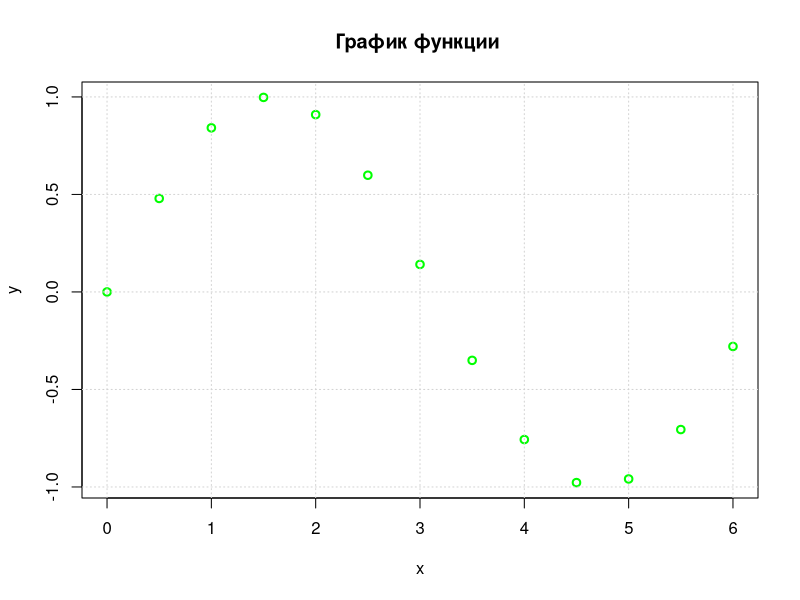

Write R code to recreate this figure.
# plotting graph 3

t = seq(0, 2*pi, by=0.5)
x2 = cos(t)
y2 = sin(t)

plot(t, y2,
       col="green",
       lwd=2,      
       main="График функции ",  
       xlab="x", 
       ylab="y")

grid()   # добавляет сетку для удобства.
